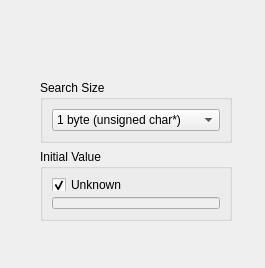
<?xml version="1.0" encoding="UTF-8"?>
<ui version="4.0">
 <class>ProcessSelectedForm</class>
 <widget class="QWidget" name="ProcessSelectedForm">
  <property name="geometry">
   <rect>
    <x>0</x>
    <y>0</y>
    <width>265</width>
    <height>268</height>
   </rect>
  </property>
  <property name="windowTitle">
   <string>Form</string>
  </property>
  <widget class="QWidget" name="">
   <property name="geometry">
    <rect>
     <x>40</x>
     <y>80</y>
     <width>192</width>
     <height>141</height>
    </rect>
   </property>
   <layout class="QVBoxLayout" name="verticalLayout_4">
    <item>
     <widget class="QGroupBox" name="groupBoxByteSize">
      <property name="title">
       <string>Search Size</string>
      </property>
      <layout class="QVBoxLayout" name="verticalLayout_2">
       <item>
        <widget class="QComboBox" name="comboBox">
         <property name="layoutDirection">
          <enum>Qt::LeftToRight</enum>
         </property>
         <property name="currentIndex">
          <number>0</number>
         </property>
         <property name="maxVisibleItems">
          <number>10</number>
         </property>
         <item>
          <property name="text">
           <string>1 byte (unsigned char*)</string>
          </property>
          <property name="icon">
           <iconset resource="icons.qrc">
            <normaloff>:/new/icons/icons/bullet_purple.png</normaloff>:/new/icons/icons/bullet_purple.png</iconset>
          </property>
         </item>
         <item>
          <property name="text">
           <string>2 bytes (unsigned short*)</string>
          </property>
          <property name="icon">
           <iconset resource="icons.qrc">
            <normaloff>:/new/icons/icons/shape_align_center.png</normaloff>:/new/icons/icons/shape_align_center.png</iconset>
          </property>
         </item>
         <item>
          <property name="text">
           <string extracomment="?">4 bytes (unsigned int*)</string>
          </property>
          <property name="icon">
           <iconset resource="icons.qrc">
            <normaloff>:/new/icons/icons/shape_group.png</normaloff>:/new/icons/icons/shape_group.png</iconset>
          </property>
         </item>
        </widget>
       </item>
      </layout>
     </widget>
    </item>
    <item>
     <widget class="QGroupBox" name="groupBox">
      <property name="title">
       <string>Initial Value</string>
      </property>
      <layout class="QVBoxLayout" name="verticalLayout_3">
       <item>
        <layout class="QVBoxLayout" name="verticalLayout">
         <item>
          <widget class="QCheckBox" name="checkBox">
           <property name="text">
            <string>Unknown</string>
           </property>
           <property name="checked">
            <bool>true</bool>
           </property>
          </widget>
         </item>
         <item>
          <widget class="QLineEdit" name="lineEdit">
           <property name="enabled">
            <bool>false</bool>
           </property>
          </widget>
         </item>
        </layout>
       </item>
      </layout>
     </widget>
    </item>
   </layout>
  </widget>
 </widget>
 <resources>
  <include location="icons.qrc"/>
 </resources>
 <connections>
  <connection>
   <sender>checkBox</sender>
   <signal>toggled(bool)</signal>
   <receiver>lineEdit</receiver>
   <slot>setDisabled(bool)</slot>
   <hints>
    <hint type="sourcelabel">
     <x>304</x>
     <y>148</y>
    </hint>
    <hint type="destinationlabel">
     <x>316</x>
     <y>169</y>
    </hint>
   </hints>
  </connection>
 </connections>
</ui>
